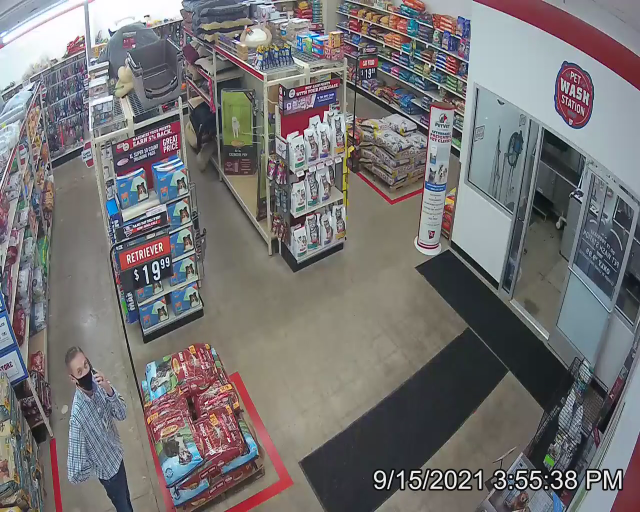
#> input picture frame 25 of Store customer interactions/codes/Part1.mp4, 1280 x 1024 px (shown at 1/2 size)
$ python bodyDetection.py
#> lines starting #> are read from the running program, lines starting #| are printed output that depends on the picture; after the words box and inside, x2 and y2 are one past the last pixel; in counts of white or black regions, pixels touching at a corner belong together
import cv2
import numpy as np

cap = cv2.VideoCapture('Part1.mp4')
frame_width = int( cap.get(cv2.CAP_PROP_FRAME_WIDTH))

frame_height =int( cap.get( cv2.CAP_PROP_FRAME_HEIGHT))

fourcc = cv2.VideoWriter_fourcc('X','V','I','D')

out = cv2.VideoWriter("output.avi", fourcc, 5.0, (1280,720))

ret, frame1 = cap.read()
#> frame1 is the input picture: shape (1024, 1280, 3); mean B, G, R 115.1, 114.6, 117
ret, frame2 = cap.read()
print(frame1.shape)
#| (1024, 1280, 3)
while cap.isOpened():
    diff = cv2.absdiff(frame1, frame2)
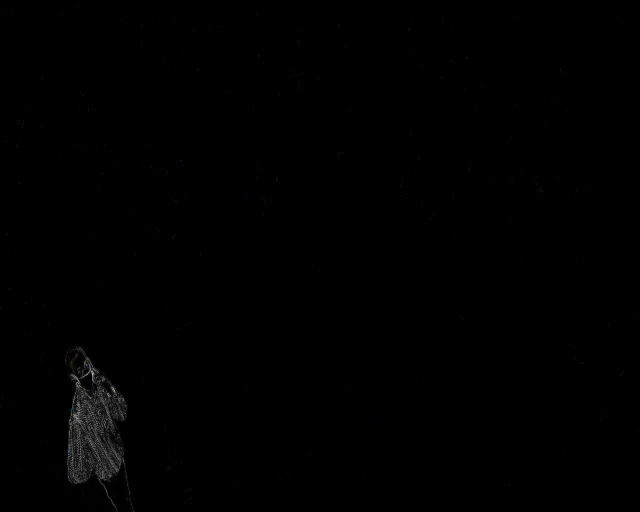
#> diff: shape (1024, 1280, 3) (shown at 1/2 size); mean B, G, R 0.8, 0.8, 0.8
    gray = cv2.cvtColor(diff, cv2.COLOR_BGR2GRAY)
    blur = cv2.GaussianBlur(gray, (5,5), 0)
    _, thresh = cv2.threshold(blur, 20, 255, cv2.THRESH_BINARY)
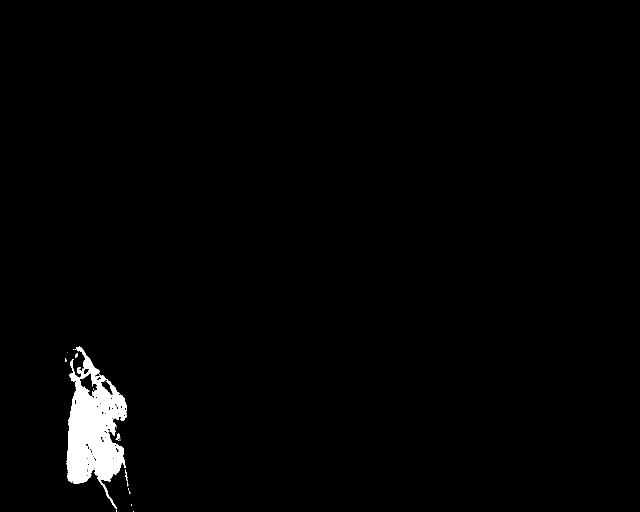
#> thresh: shape (1024, 1280) (shown at 1/2 size); 1.5% white; 19 white regions (14 under 20 px), largest, box (x1, y1, x2, y2) and area: (133, 693, 254, 1019) 19790, (154, 734, 161, 747) 69, (231, 867, 241, 879) 59, (250, 939, 255, 962) 46, (150, 707, 156, 716) 35
    dilated = cv2.dilate(thresh, None, iterations=3)
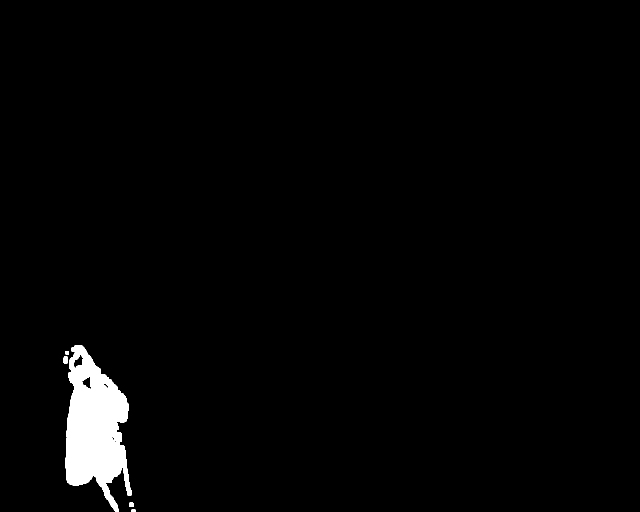
#> dilated: shape (1024, 1280) (shown at 1/2 size); 2% white; 5 white regions
    contours, _ = cv2.findContours(dilated, cv2.RETR_TREE, cv2.CHAIN_APPROX_SIMPLE)
#> contours = 13 contours, 4 with area under 20; largest, box (x1, y1, x2, y2) and area: (130, 690, 264, 1024) 26520, (147, 706, 167, 737) 301, (163, 752, 184, 780) 280, (127, 713, 136, 727) 99, (205, 766, 218, 778) 56

    for contour in contours:
        (x, y, w, h) = cv2.boundingRect(contour)

        if cv2.contourArea(contour) < 900:
            continue
        cv2.rectangle(frame1, (x, y), (x+w, y+h), (0, 255, 0), 2)
        cv2.putText(frame1, "Status: {}".format('Movement'), (10, 20), cv2.FONT_HERSHEY_SIMPLEX,
                    1, (0, 0, 255), 3)
#> this loop made 13 passes
#> (x, y, w, h) on passes 2, 3, 5, 6, 7, 10, 11, 12, 13: (259, 1005, 8, 9), (127, 713, 9, 14), (130, 690, 134, 334), (227, 881, 7, 4), (223, 873, 6, 10), (188, 771, 3, 4), (205, 766, 13, 12), (163, 752, 21, 28), (147, 706, 20, 31)
#> (contour, x, y, w, h) on passes 1, 4, 8, 9: ([[263, 1019], [263, 1023], [270, 1023], [270, 1019]], 263, 1019, 8, 5), ([[131, 702], [131, 708], [137, 708], [137, 702]], 131, 702, 7, 7), ([[222, 873], [223, 872], [224, 873], [223, 874]], 222, 872, 3, 3), ([[179, 786], [180, 785], [181, 786], [180, 787]], 179, 785, 3, 3)
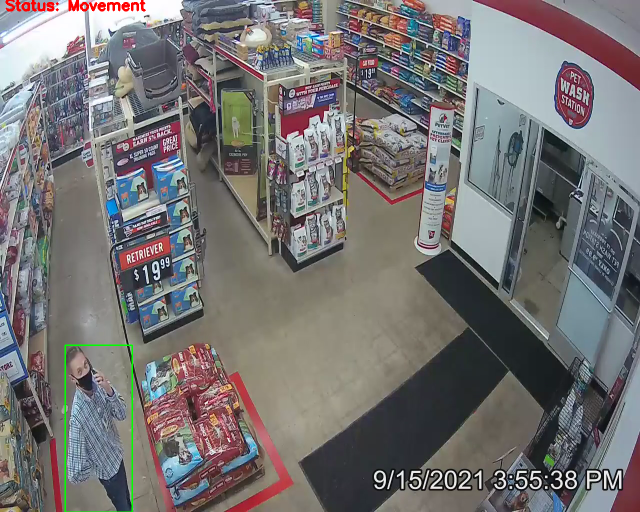
#> frame1: shape (1024, 1280, 3) (shown at 1/2 size); 0.43% of pixels changed, all inside (x1, y1, x2, y2) = (11, 0, 292, 1024)
    #cv2.drawContours(frame1, contours, -1, (0, 255, 0), 2)

    image = cv2.resize(frame1, (1280,720))
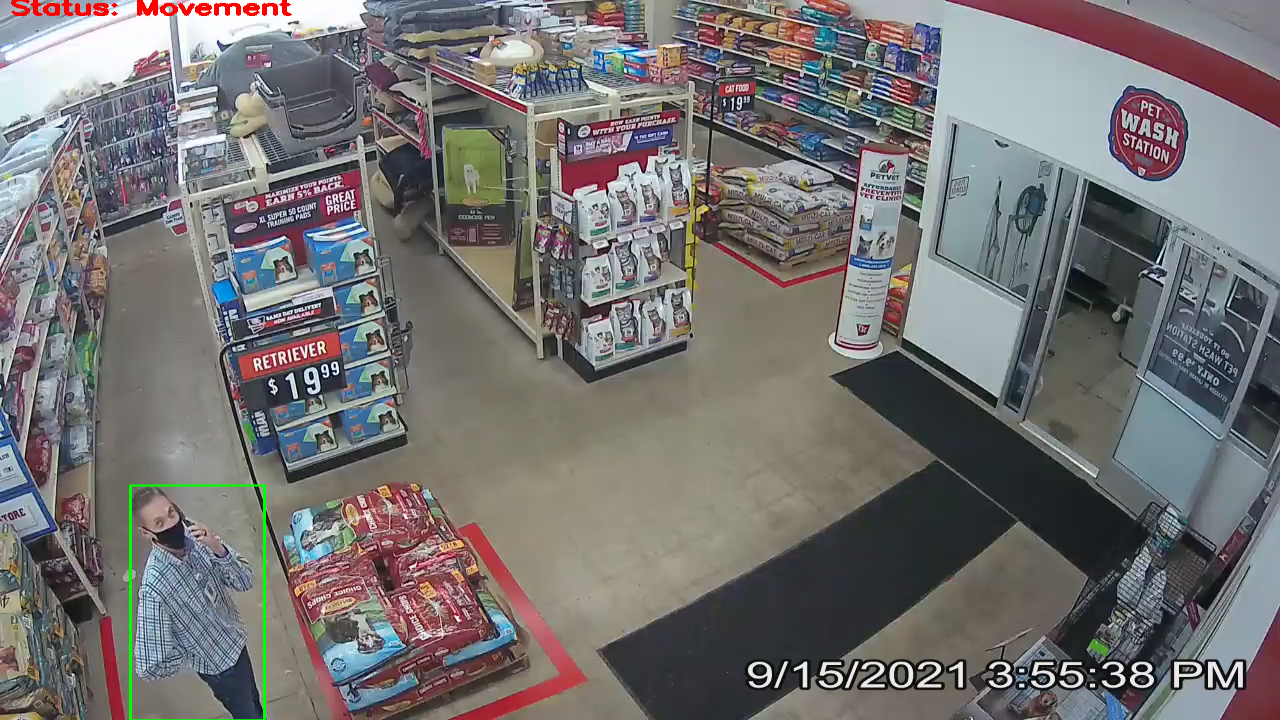
#> image: shape (720, 1280, 3); mean B, G, R 114.3, 114.3, 116.8
    out.write(image)
    cv2.imshow("feed", frame1)
    frame1 = frame2
    ret, frame2 = cap.read()
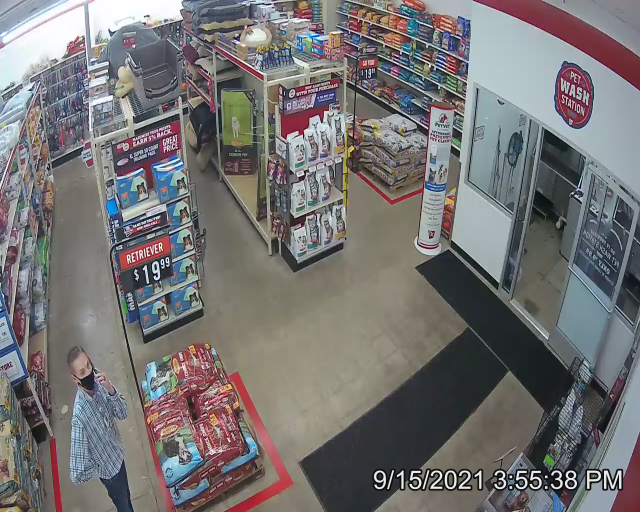
#> input picture frame 27 of Store customer interactions/codes/Part1.mp4, 1280 x 1024 px (shown at 1/2 size)
#> frame2 is the input picture: shape (1024, 1280, 3); mean B, G, R 115.1, 114.6, 117.1

    if cv2.waitKey(40) == 27:
#> (key Esc is pressed here)
        break

cv2.destroyAllWindows()
cap.release()
out.release()

$ run again, starting later in the video
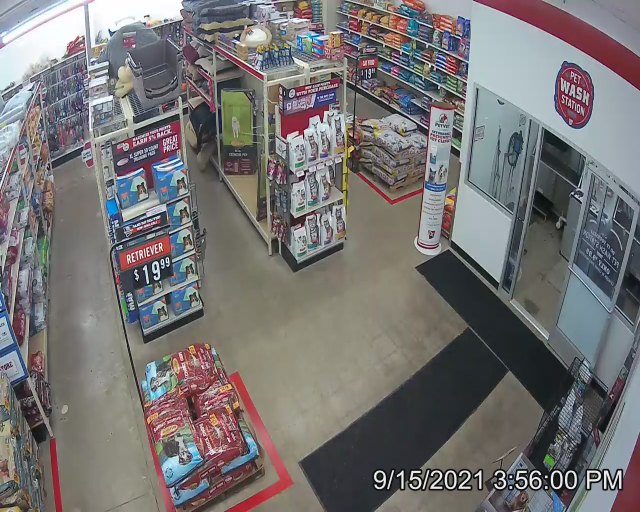
#> input picture frame 115 of Store customer interactions/codes/Part1.mp4, 1280 x 1024 px (shown at 1/2 size)
#> frame1 is the input picture: shape (1024, 1280, 3); mean B, G, R 115.3, 115.2, 117.9
#| (1024, 1280, 3)
#> `_, thresh = cv2.threshold(blur, 20, 255, cv2.THRESH_BINARY)`:
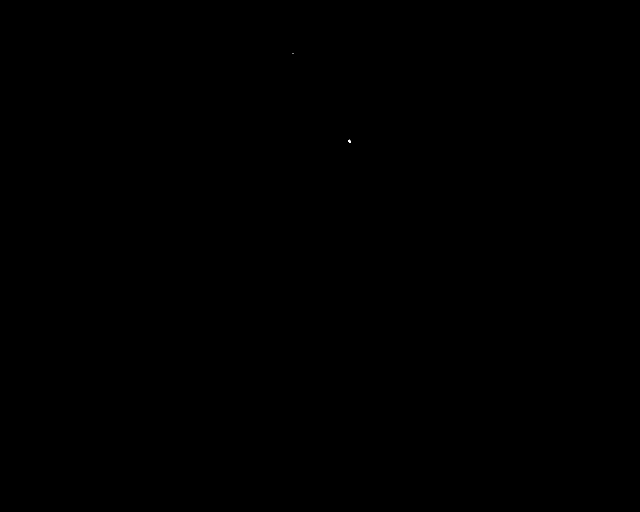
#> thresh: shape (1024, 1280) (shown at 1/2 size); 0% white; 2 white regions (1 under 20 px), largest, box (x1, y1, x2, y2) and area: (696, 279, 702, 285) 23
#> dilated: shape (1024, 1280); 0.01% white; 2 white regions
#> contours = 2 contours; box (x1, y1, x2, y2) and area: (693, 276, 705, 288) 111, (582, 103, 590, 110) 42
#> the loop `for contour in contours:` made 2 passes
#> (x, y, w, h) on pass 1: (693, 276, 12, 12)
#> `image = cv2.resize(frame1, (1280,720))`:
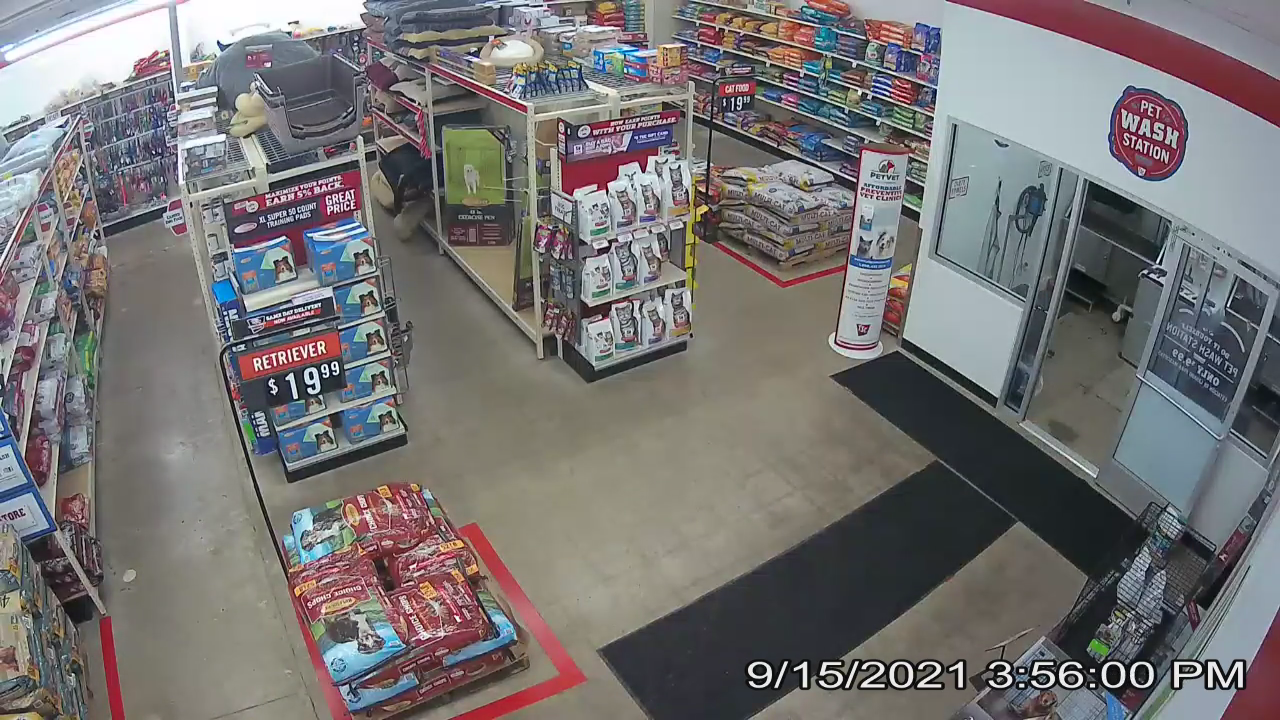
#> image: shape (720, 1280, 3); mean B, G, R 115.3, 115.1, 117.8
